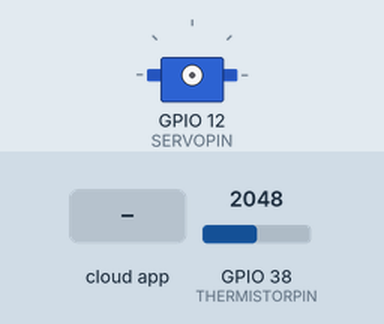
This sketch was run on a simulated ESP32. Parts: servo. The test bench sets the inputs (shaded band); at power-on: GPIO 38 (THERMISTORPIN) = 2048 (analog values on the 0–4095 scale). WiFi joins after 1.5 s; servers stay silent unless stated; the Firebase database answers and starts empty; what the sketch prints to the serial monitor is not drawn.

Above: at 0.0 s.
At 4.6 s:
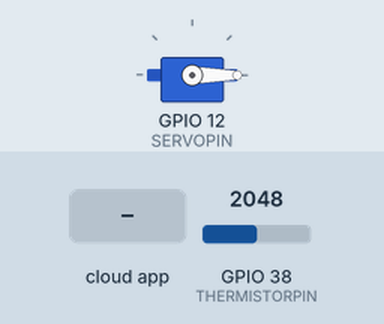
4.7 s: the phone or cloud app sets Data to 1
At 5.4 s:
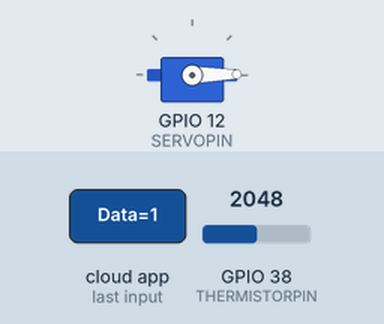
Timing chart, 0 to 7.7 s (numbered marks = the images above; inputs shaded):
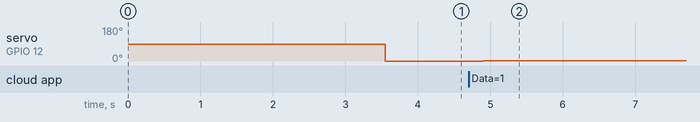

Measured:
- after the input at 4.7 s, servo on GPIO 12 (SERVOPIN): 0° → 1° after 0.20 s

The sketch:

esp32_network.ino
```cpp
#include <WiFi.h>                                 // esp32 library
#include <FirebaseESP32.h>                        // firebase library
#include <ESP32Servo.h>                           // Servo Library

/*------------------Networking Setup-------------------------*/
#define FIREBASE_HOST "hot-air-balloon-interface.firebaseio.com"  // the project name address from firebase id
#define FIREBASE_AUTH "nHbBKIfnPXpnGnkQgbITKXTZVDGhhxSAm2gNAP97"                          // the secret key generated from firebase
#define WIFI_SSID "Penny"                                // input your home or public wifi name
#define WIFI_PASSWORD "Penny2017Bi"                            // password of wifi ssid

String root = "/";

//Define FirebaseESP32 data object
FirebaseData firebaseData;

/*------------------Thermistor Setup-------------------------*/
// the value of the 'other' resistor
#define SERIESRESISTOR 10000
// how many samples to take and average, more takes longer
// but is more 'smooth'
#define NUMSAMPLES 5
// What pin to connect the sensor to
#define THERMISTORPIN A2


/*------------------IMU Setup-------------------------*/

/*------------------Altimeter Setup-------------------------*/

/*------------------Servo Setup-------------------------*/
Servo myservo;  // create servo object to control a servo
#define SERVOPIN 12

void setup() {
  Serial.begin(9600);
  analogReadResolution(12); // All analogInput are in 12 bits (0 - 4096)
  delay(1000);
  WiFi.begin(WIFI_SSID, WIFI_PASSWORD);                          // try to connect with wifi

  Serial.print("Connecting to ");
  Serial.print(WIFI_SSID);
  while (WiFi.status() != WL_CONNECTED) {
    Serial.print(".");
    delay(500);
  }

  Serial.println();
  Serial.print("Connected to ");
  Serial.println(WIFI_SSID);
  Serial.print("IP Address is : ");
  Serial.println(WiFi.localIP());                                // print local IP address
  Firebase.begin(FIREBASE_HOST, FIREBASE_AUTH);                  // connect to firebase
  Firebase.reconnectWiFi(true);

  // Set initial data to 0. Not sure if some of these will be in "double", I'll fix this once I start testing the sensors
  Firebase.setDouble(firebaseData, root + "Sensors/Temperature/Data", 0);
  Firebase.setDouble(firebaseData, root + "Sensors/Humidity/Data", 0);
  Firebase.setDouble(firebaseData, root + "Sensors/Altitute/Data", 0);
  Firebase.setDouble(firebaseData, root + "Sensors/Velocity/Data", 0);
  Firebase.setDouble(firebaseData, root + "Sensors/Orientation/Data", 0);

  Firebase.setInt(firebaseData, root + "Motors/Servo/Data", 0); // set initial Servo angle to 0. (from 0 to 180)

  myservo.attach(SERVOPIN); // attach servo to pin
}

void loop() {

  Firebase.get(firebaseData, root + "Motors/Servo/Data");                     // get led status input from firebase
  int servoAngle = firebaseData.intData();                        // change to e.g. intData() or boolData()
  myservo.write(servoAngle);                          // sets the servo position according to the database
  Serial.println(servoAngle);

  Firebase.setDouble(firebaseData, root + "Sensors/Temperature/Data", getTemp()); // update database with temperature

  delay(1000);                                 // not strictly necessary
}

double getTemp() {
  double average = 0;

  // take N samples in a row, with a slight delay
  for (int i=0; i< NUMSAMPLES; i++) {
   average += analogRead(THERMISTORPIN);
   delay(10);
  }
  average /= NUMSAMPLES;
  // convert the value to resistance
  average = 4095 / average - 1;
  average = SERIESRESISTOR / average;

  // convert resistance to temperature
  average = -22.1 * log(average) + 224;

  return average;
}
```
